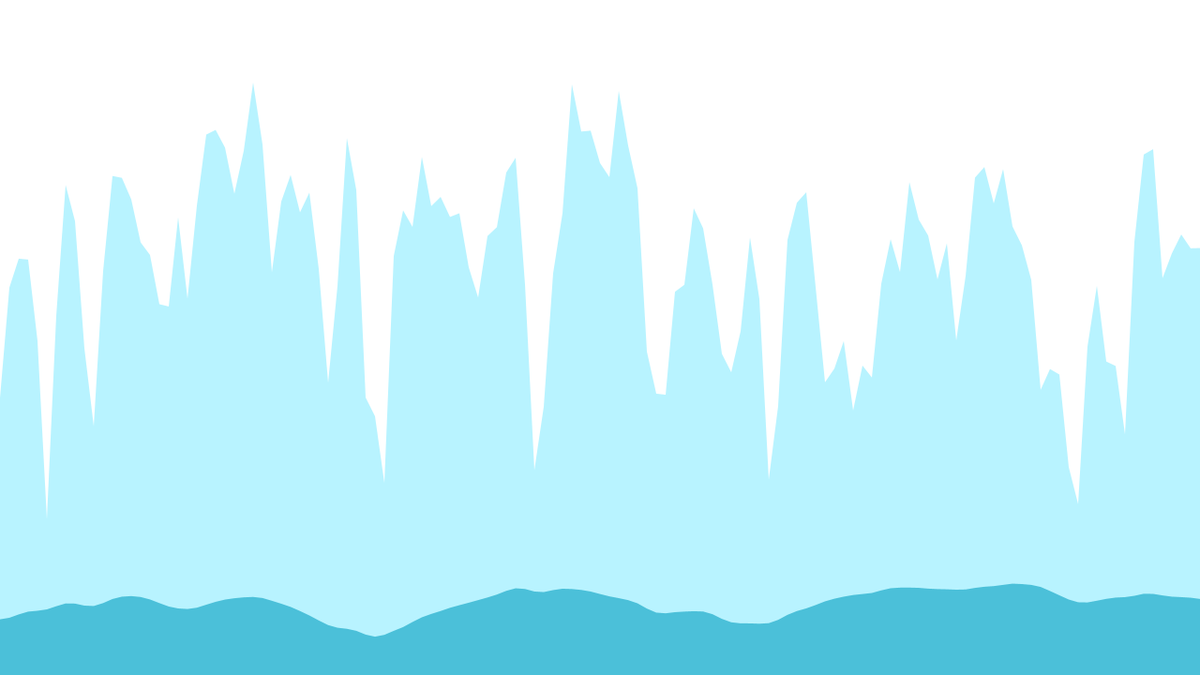
Frame 1 (no input)
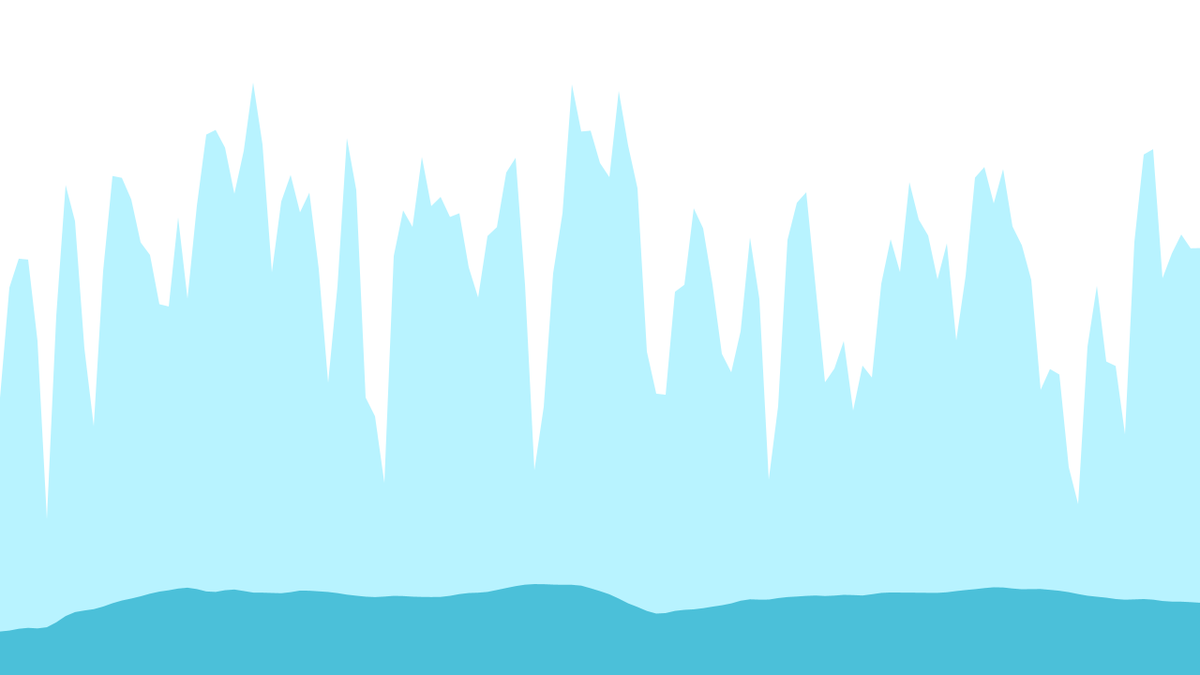
Frame 60 (the mouse pressed at the canvas centre just before this capture)
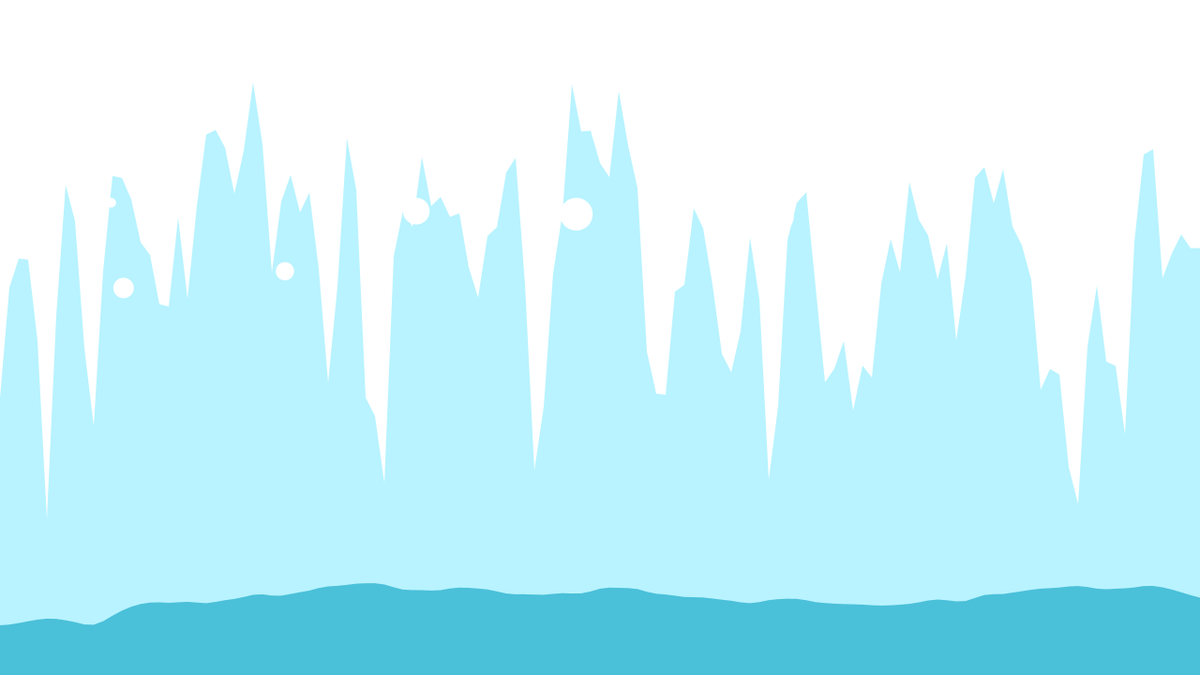
Frame 120 (the mouse held since frame 60 and released just before this capture)

The Processing sketch that drew these frames (run headless with seeded random() and noise(); from frame 60 on, the mouse is pressed at the canvas centre):

// Processing sketch: ice_melting
// ── ice_melting.pde
import java.util.Random;

PVector location;  // Location of shape
PVector velocity;  // Velocity of shape
PVector gravity;   // Gravity acts at the shape's acceleration
PShape s;  // The PShape object
PShape ice;
PShape water;
int tallestIcicle = 0;

Random rand = new Random();
int maxTide = rand.nextInt(500) + 300;
int seaLevel = 0; //rand.nextInt(100) + 100;
int meltedIce = 0;

int numDrops = 8;
Droplet[] droplets = new Droplet[numDrops];

float yoff = 0.0;

void setup() {
  size(1280, 720);
  background(184, 243, 255);
  for (int i = 0; i < numDrops; i++) {
    droplets[i] = new Droplet(random(width), random(-100,100), random(10, 40), i);
    noStroke();
    fill(255);
  }
}

void draw() {
 background(184, 243, 255);
 
 ice = createShape();
  ice.beginShape(); 
  
  float xoff_ice = 0;       // Option #1: 2D Noise
  
  // Iterate over horizontal pixels
  for (float x = 0; x <= width; x += 10) {
    // Calculate a y value according to noise, map to 
     float y = map(noise(xoff_ice), 0, 1, 0,700 - meltedIce);    // Option #2: 1D Noise
    
    // Set the vertex
    ice.vertex(x, y); 
    // Increment x dimension for noise
    xoff_ice += 0.4;
  }

  ice.vertex(width, -height);
  ice.vertex(0, -height);
  ice.endShape();
  
 shape(ice, 0,0);
 ice.setFill(color(255,255,255));
  
  // We are going to draw a polygon out of the wave points
 water = createShape();
 water.beginShape(); 
  
  float xoff = 0;       // Option #1: 2D Noise
  
  // Iterate over horizontal pixels
  for (float x = 0; x <= width; x += 10) {
    // Calculate a y value according to noise, map to 
    if (690-seaLevel <= 0) {
       System.out.println("reached");
       seaLevel = 0;
       meltedIce = 0;
       
    }
    if (seaLevel >= 250){
    }
    // icicles fall away here, fill up screen quickly --> restart
    
    float y = map(noise(xoff, yoff), 0, 1, 600-seaLevel,700-seaLevel); // Option #1: 2D Noise
    
    // Set the vertex
    water.vertex(x, y); 
    water.fill(75, 192, 217);
    // Increment x dimension for noise
    xoff += 0.05;
  }

  // increment y dimension for noise
  yoff += 0.01;
  water.vertex(width, height);
  water.vertex(0, height);
  water.endShape();
  
  shape(water, 0,0);
  water.setFill(color(75, 192, 217));
  
  
  for (Droplet droplet : droplets) {
    //noStroke();
    //fill(75, 192, 217);
    droplet.move();
    droplet.display();  
 }
}


class Droplet {
  
  float x, y;
  float diameter;
  float vx = 0;
  float vy = 0;
  int id;
  
  float spring = 0.05;
  float gravityDrop = 0.03;
  float friction = -0.9;
 
  Droplet(float xin, float yin, float din, int idin) {
    x = xin;
    y = yin;
    diameter = din;
    id = idin;
  } 
  
  void move() {
    vy += gravityDrop;
    x += vx;
    y += vy;
    if (x + diameter/2 > width) {
      x = width - diameter/2;
      vx *= friction; 
    }
    else if (x - diameter/2 < 0) {
      x = diameter/2;
      vx *= friction;
    }
    if (y + diameter/2 > height) {
      seaLevel++;
      meltedIce++;
      x = random(width);
      y = random(-100,100);
      
    } 
    else if (y - diameter/2 < 0) {
      y = diameter/2;
      vy *= friction;
    }
  }
  
  void display() {
    ellipse(x, y, diameter, diameter);
  }
}
